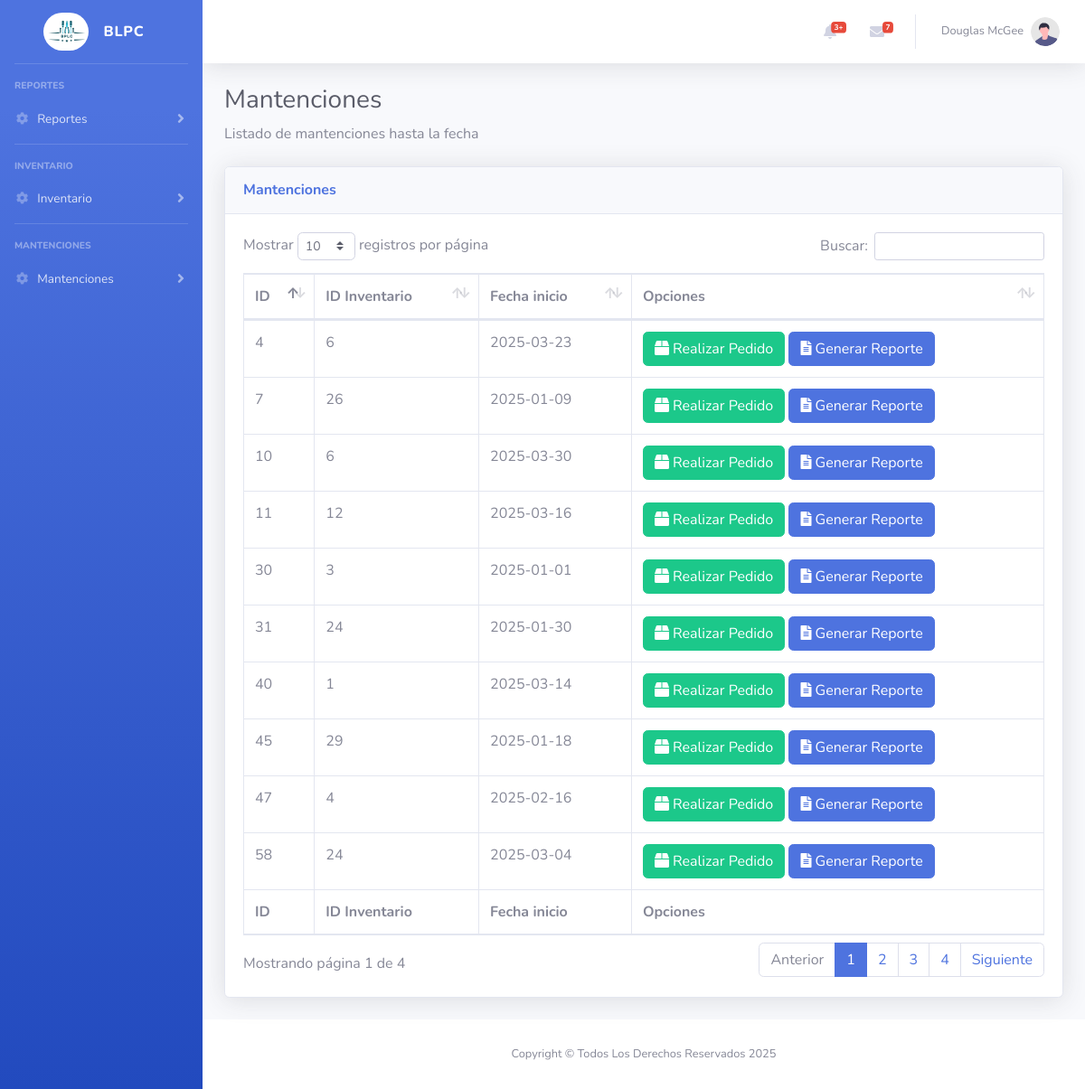
Page /listaMantenciones.php on the committed database.
### tables this page shows
CREATE TABLE IF NOT EXISTS `movimientos` (
  `mantencion_corr` int NOT NULL AUTO_INCREMENT,
  `id_inventario` int NOT NULL,
  `fecha_movimiento` date NOT NULL,
  `tipo_movimiento` int NOT NULL,
  PRIMARY KEY (`mantencion_corr`)
);

### sistema/BLL/mantenciones.php (called while the page is built, shortened)
<?php
function obtenerMantenciones() {
    require_once __DIR__.'\..\SERVICIOS\mantencionesService.php';
    $mantencionesService = new MantencionesService($pdo);
    $mantenciones = $mantencionesService->getMantenciones();
    if ($mantenciones) {
        return json_encode($mantenciones);
    } else {
        return json_encode(array("error" => "No se encontraron resultados."));
    }
}
?>

### sistema/SERVICIOS/mantencionesService.php (called while the page is built, shortened)
<?php
    require_once __DIR__.'\..\conexion.php';
    require_once __DIR__.'\..\DAO\mantencionesDAO.php';
    class MantencionesService implements IMantenciones{
        private $mantencionesDAO;
        public function __construct($pdo) {
            $this->mantencionesDAO = new MantencionesDAO($pdo);
        }
        public function getMantenciones() {
            return $this->mantencionesDAO->getMantenciones();
        }
    }
?>

### sistema/DAO/mantencionesDAO.php (called while the page is built, shortened)
<?php
    class MantencionesDAO{
        private $pdo;
        public function __construct($pdo){
            $this->pdo = $pdo;
        }
        public function getMantenciones(){
            $sql = "SELECT * FROM movimientos WHERE tipo_movimiento = 3";
            $stmt = $this->pdo->prepare($sql);
            $stmt->execute();
            return $stmt->fetchAll(PDO::FETCH_ASSOC);
        }
    }
?>

### listaMantenciones.php (the view, shortened to what this page needs)
<?php
    require_once 'sistema/BLL/mantenciones.php';
    $listaMantencion = obtenerMantenciones();
?>
<!DOCTYPE html>
<html lang="en">
<head>
    <link href="vendor/fontawesome-free/css/all.min.css" rel="stylesheet" type="text/css">
    <link href="css/sb-admin-2.min.css" rel="stylesheet">
    <link href="vendor/datatables/dataTables.bootstrap4.min.css" rel="stylesheet">
</head>
<body id="page-top">
    <div id="wrapper">
    <?php
        require_once 'menu.php';
    ?>
        <div id="content-wrapper" class="d-flex flex-column">
            <div id="content">
                <nav class="navbar navbar-expand navbar-light bg-white topbar mb-4 static-top shadow">
                    <ul class="navbar-nav ml-auto">
                        <li class="nav-item dropdown no-arrow mx-1">
                            <a class="nav-link dropdown-toggle" href="#" id="alertsDropdown" role="button"
                                data-toggle="dropdown" aria-haspopup="true" aria-expanded="false">
                                <i class="fas fa-bell fa-fw"></i>
                                <span class="badge badge-danger badge-counter">3+</span>
                            </a>
                        </li>
                        <li class="nav-item dropdown no-arrow mx-1">
                            <a class="nav-link dropdown-toggle" href="#" id="messagesDropdown" role="button"
                                data-toggle="dropdown" aria-haspopup="true" aria-expanded="false">
                                <i class="fas fa-envelope fa-fw"></i>
                                <span class="badge badge-danger badge-counter">7</span>
                            </a>
                        </li>
                        <li class="nav-item dropdown no-arrow">
                            <a class="nav-link dropdown-toggle" href="#" id="userDropdown" role="button"
                                data-toggle="dropdown" aria-haspopup="true" aria-expanded="false">
                                <span class="mr-2 d-none d-lg-inline text-gray-600 small">Douglas McGee</span>
                                <img class="img-profile rounded-circle"
                                    src="img/undraw_profile.svg">
                            </a>
                        </li>
                    </ul>
                </nav>
                <div class="container-fluid">
                    <h1 class="h3 mb-2 text-gray-800">Mantenciones</h1>
                    <p class="mb-4">Listado de mantenciones hasta la fecha</p>
                    <div class="card shadow mb-4">
                        <div class="card-header py-3">
                            <h6 class="m-0 font-weight-bold text-primary">Mantenciones</h6>
                        </div>
                        <div class="card-body">
                            <div class="table-responsive">
                                <table class="table table-bordered" id="dataTable" width="100%" cellspacing="0">
                                    <thead>
                                        <tr>
                                            <th>ID</th>
                                            <th>ID Inventario</th>
                                            <th>Fecha inicio</th>
                                            <th>Opciones</th>
                                        </tr>
                                    </thead>
                                    <tfoot>
                                        <tr>
                                            <th>ID</th>
                                            <th>ID Inventario</th>
                                            <th>Fecha inicio</th>
                                            <th>Opciones</th>
                                        </tr>
                                    </tfoot>
                                    <tbody>
                                        <?php
                                            foreach(json_decode($listaMantencion) as $datos){
                                                $htmlFilaTabla= "
                                                    <tr>
                                                        <td>".$datos->mantencion_corr."</td>
                                                        <td>".$datos->id_inventario."</td>
                                                        <td>".$datos->fecha_movimiento."</td>
                                                        <td>
                                                            <button class='btn btn-success'><i class='fa fa-box'></i> Realizar Pedido</button>
                                                            <button class='btn btn-primary'><i class='fa fa-file-alt' ></i> Generar Reporte</button>
                                                        </td>
                                                    </tr>
                                                ";
                                                echo $htmlFilaTabla;
                                            }
                                        ?>
                                    </tbody>
                                </table>
                            </div>
                        </div>
                    </div>
                </div>
            </div>
            <footer class="sticky-footer bg-white">
                <div class="container my-auto">
                    <div class="copyright text-center my-auto">
                        <span>Copyright &copy; Todos Los Derechos Reservados 2025</span>
                    </div>
                </div>
            </footer>
        </div>
    </div>
</body>
</html>

### rows in the picture
movimientos: mantencion_corr "4", id_inventario "6", fecha_movimiento "2025-03-23"
movimientos: mantencion_corr "7", id_inventario "26", fecha_movimiento "2025-01-09"
movimientos: mantencion_corr "10", id_inventario "6", fecha_movimiento "2025-03-30"
movimientos: mantencion_corr "11", id_inventario "12", fecha_movimiento "2025-03-16"
movimientos: mantencion_corr "30", id_inventario "3", fecha_movimiento "2025-01-01"
movimientos: mantencion_corr "31", id_inventario "24", fecha_movimiento "2025-01-30"
movimientos: mantencion_corr "40", id_inventario "1", fecha_movimiento "2025-03-14"
movimientos: mantencion_corr "45", id_inventario "29", fecha_movimiento "2025-01-18"
movimientos: mantencion_corr "47", id_inventario "4", fecha_movimiento "2025-02-16"
movimientos: mantencion_corr "58", id_inventario "24", fecha_movimiento "2025-03-04"
